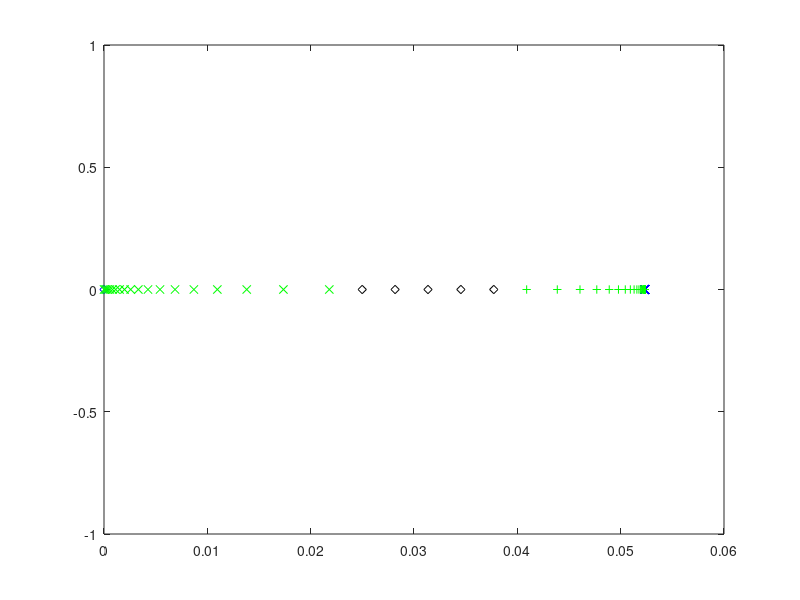
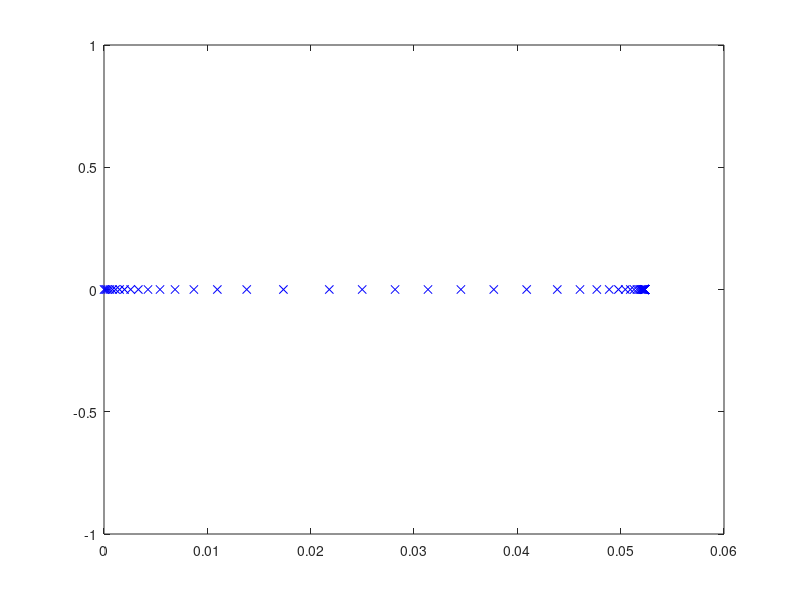

Write the MATLAB code that produced these figures, in order. (Note: this script raises an error after producing the figures.)
close all
clear
clc
 
% Dimensional fluid constants (tin as leaves cartridge) for NS
g_dim = 9.8; %m/s^2
save('g_dim.mat','g_dim') 
rho_dim = 1000; %kg/m^3
save('rho_dim.mat','rho_dim') 
nu_dim = 1E-6; %m^2/s
save('nu_dim.mat','nu_dim')
sigma_1e_dim = 72.86E-3;%Kg/s^2 (i.e. N/m)
save('sigma_1e_dim.mat','sigma_1e_dim')
R = .5E-3; %droplet radius

%equilibrium contact angle
theta_c_eq = 60  *pi/180;
save('theta_c_eq.mat','theta_c_eq')

% width of the interfacial phase in metres (recommended 
%value is 1E-9)
width_dim = 1E-9; 
save('width_dim.mat','width_dim')

%IFM coefficients for the free-surface
%Beta for liquid-gas interface (this
%could have a coefficient in front, but we take it to be one)
beta_g_dim = rho_dim*nu_dim/width_dim;
save('beta_g_dim.mat','beta_g_dim')
%Alpha coefficient for liquid-gas interface (this could also
%have a coefficient in front but we also take it to be one, 
%making it the inverse of the beta_g constant)
alpha_g_dim = width_dim/(rho_dim*nu_dim); 
save('alpha_g_dim.mat','alpha_g_dim')
%Surface density at which surface tension is zero 
%(this is taken as the volume density times the width of the 
%surface phase)
rhos_0_dim = rho_dim*width_dim; 
save('rhos_0_dim.mat','rhos_0_dim')
%Equilibrium surface density of liquid-gas 
%interface
rhos1_e_dim = 0.6*rhos_0_dim; 
save('rhos1_e_dim.mat','rhos1_e_dim')
%Proportionality constant for the state equation for surface 
%tension as a function of density on the liquid-gas 
%interface
gamma_g_dim = sigma_1e_dim/(rhos_0_dim-rhos1_e_dim);
save('gamma_g_dim.mat','gamma_g_dim')
%relaxation time of surface 1 in seconds
tau_g_dim = rho_dim*nu_dim*7E-6;
save('tau_g_dim.mat','tau_g_dim')

%solid-gas surface tension
sigma_gs = 0;

%IFM coefficients for the liquid-solid interface
%Equilibrium surface tension for the liqud-solid interface
%(this is a function of other paremeter that we have already
%chosen)
sigma_2e_dim = -sigma_1e_dim*cos(theta_c_eq) + sigma_gs;
save('sigma_2e_dim.mat','sigma_2e_dim')
%constant in front of the state equation for the liquid-solid
%surface
gamma_s_dim = gamma_g_dim;
save('gamma_s_dim.mat','gamma_s_dim')
%equilibrium surface density for liquid-solid surface
%(chosen so as to have a 30 degree static contact angle)
rhos2_e_dim = rhos_0_dim - sigma_2e_dim/gamma_s_dim; 
save('rhos2_e_dim.mat','rhos2_e_dim')
%Beta navier slip
beta_ns_dim = rho_dim*nu_dim/width_dim;   
save('beta_ns_dim.mat','beta_ns_dim')
%alpha coefficient for the solid-liquid interface
alpha_s_dim = alpha_g_dim; 
save('alpha_s_dim.mat','alpha_s_dim')
%relaxation time for the liquid-solid interface
tau_s_dim = rho_dim*nu_dim*7E-6;
save('tau_s_dim.mat','tau_s_dim')

%Unit height 
L_dim = R;
save('L_dim.mat','L_dim') 

%Unit speed
U_dim = sigma_1e_dim/(rho_dim*nu_dim); %i.e. Ca = 1
% U_dim = 1; %m/s
save('U_dim.mat','U_dim')

%Unit time (capillary time based on unit length)
T_dim = L_dim/U_dim; 
save('T_dim.mat','T_dim')



%Unit of pressure 
P_dim = rho_dim*nu_dim*U_dim/L_dim;
save('P_dim.mat','P_dim')

%Dimensionless numbers for the bulk equations
Re = U_dim*L_dim/nu_dim; %Reynolds number
save('Re.mat','Re')
St = g_dim*L_dim^2/(nu_dim*U_dim); %Sto kes number
save('St.mat','St')
Ca = rho_dim*nu_dim*U_dim/sigma_1e_dim; %Capillary number
save('Ca.mat','Ca')

%Dimensionless numbers for the liquid-gas IFM
%dimensionless beta coefficient for the gas interface
Bg = beta_g_dim*U_dim*L_dim/sigma_1e_dim;
save('Bg.mat','Bg')
%dimensionless alpha coefficient for the gas interface
Eg = alpha_g_dim*sigma_1e_dim/(U_dim*L_dim);
save('Eg.mat','Eg')
%Dimensionless constant for the state equation on
%the liquid-gas interface
Cg = gamma_g_dim*rhos_0_dim/sigma_1e_dim;
save('Cg.mat','Cg')
%dimensionless equilibrium density
Dg = rhos1_e_dim/rhos_0_dim; 
save('Dg.mat','Dg')
%dimensionless surface density ratio
Fg = rhos_0_dim/(rho_dim*U_dim*tau_g_dim);
save('Fg.mat','Fg')
%Dimensionless relaxation time
Tg = tau_g_dim*U_dim/L_dim;
save('Tg.mat','Tg')

%Dimensionless numbers for liquid-gas IFM
%dimensionless beta coefficient for the gas interface
Be = beta_ns_dim*L_dim/(rho_dim*nu_dim*U_dim);
save('Be.mat','Be')
%dimensionless alpha coefficient for the solid-liquid 
%interface
Es = alpha_s_dim*sigma_1e_dim/(U_dim*L_dim);
save('Es.mat','Es')
%dimensionless coefficient of the state equation for the
%liquid-solid interface
Cs = gamma_s_dim*rhos_0_dim/sigma_1e_dim;
save('Cs.mat','Cs')
%dimensionless equilibrium density
Ds = rhos2_e_dim/rhos_0_dim; 
save('Ds.mat','Ds')
%dimensionless surface-density ratio for the liquid-solid
%interface
Fs = rhos_0_dim/(rho_dim*U_dim*tau_s_dim);
save('Fs.mat','Fs')
%Dimensionless relaxation time for solid-liquid interface
Ts = tau_s_dim*U_dim/L_dim;
save('Ts.mat','Ts')

%Contact line dimensionless numbers
So = sigma_gs/sigma_1e_dim;
save('So.mat','So')

%Data for initial configuration of the simulation 
theta_sec = 177   *pi/180; %radians 
save('theta_sec.mat','theta_sec')

theta_c_ini = pi;
save('theta_c_ini.mat','theta_c_ini')

%z-traslation for the centre of the sphere
trans_z = cos(pi-theta_sec);

%distance from origin to apex
h_0 = 1+trans_z;

%initial distance from origin to focus
f = sin(pi-theta_sec); %based on the shape of a parabola

%Required mesh resolution
l_min = min(1,5E-3/Ca)/(1000*Be);% .0005;% following J&Y IJFNMF 2012 

%spine feet parameters
%this part here sets the number and spacing of the spines closer to the
%contact line. In this region, each odd-numbered spine has one more 
%element to its right than to its left
spine_factor_r = 1.15;% 1.07;%needs to be slightly bigger than 1     1.05;%
save('spine_factor_r.mat','spine_factor_r')
n_spines_r = 25;% 5;% must be an odd number         
save('n_spines_r.mat','n_spines_r')

%This part defines the number of spines and their separation for the
%following section of the domain. Spines can be more separated here as we 
%do not need such a high resultion furhter away from the contact line
spine_factor_m = 1.35;%              2;%        
save('spine_factor_m.mat','spine_factor_m')
n_spines_m = 41;% 7;% 5;% must be an odd number        
save('n_spines_m.mat','n_spines_m') 

%The following part sets the number and spacing of the spines near the
%inflow boundary. An intermediate section between this one and the last one
%constructed is then created using uniform spacing
l_min_l = 1E-4;% 1E-3;%                .01;%
spine_factor_l = 1.25;% 1.11;% this needs to be slightly bigger than 1, James' value = 1.07
save('spine_factor_l.mat','spine_factor_l')
n_spines_l = 19;% 7;% must be an odd number        
save('n_spines_l.mat','n_spines_l')


tol_spine_ang = 1E-12; %this is just a numerical parameter to define 
%convergence of the spine lentgh's initial guess

switch_spine_num = 72;% 16;%
param_tol = 1E-6; %tolerance for the parameter controlling the displaced
%volume
n_simpson = 1000;
%%
spine_feet = zeros(1,n_spines_r+n_spines_m-1);
spine_feet(1) = f;
spine_feet(2) = f-l_min;
for ii = 3:n_spines_r
    spine_feet(ii) = spine_feet(ii-1) ...
                     - spine_factor_r*(spine_feet(ii-2) ...
                                       - spine_feet(ii-1));
end
figure
plot(spine_feet(1:n_spines_r),zeros(1,n_spines_r),'xb')
hold on
for ii = n_spines_r+1:n_spines_r+n_spines_m-1
    spine_feet(ii) = spine_feet(ii-1) ...
                     - spine_factor_m*(spine_feet(ii-2) ...
                                       - spine_feet(ii-1));
end
plot(spine_feet(n_spines_r+1:n_spines_r+n_spines_m-1),zeros(1,n_spines_m-1),'+g')
plot(0,0,'db')
pause
%constructing the spine feet on the left end
spines_feet_left_end = zeros(1,n_spines_l);
spines_feet_left_end(end) = 0;
spines_feet_left_end(end-1) = 0 + l_min_l;
for ii = 2:n_spines_l-1
    spines_feet_left_end(end-ii) = spines_feet_left_end(end-ii+1) ...
                                   + spine_factor_l ...
                                     *(spines_feet_left_end(end-ii+1) ...
                                       - spines_feet_left_end(end-ii+2));
end
plot(spines_feet_left_end,zeros(1,n_spines_l),'xg')
pause
left_width = spines_feet_left_end(1)-spines_feet_left_end(2);
right_width = spine_feet(end-1)-spine_feet(end);
av_width = (left_width+right_width)/2;
n_inter = ceil((spine_feet(end)-spines_feet_left_end(1))/av_width);
if mod(n_inter,2) ~= 0
    n_inter = n_inter+1;
end
width = (spine_feet(end)-spines_feet_left_end(1))/n_inter;
spine_feet = [spine_feet,zeros(1,n_inter-1)];
for ii = 0:n_inter-2
    spine_feet(end-ii) = spines_feet_left_end(1)+(ii+1)*width;
end
plot(spine_feet(end-n_inter+2:end),zeros(1,n_inter-1),'dk')
pause
%Joining everything
spine_feet = [spine_feet,spines_feet_left_end];
n_spines = length(spine_feet);
save('n_spines.mat','n_spines')
close all
figure
plot(spine_feet,zeros(size(spine_feet)),'xb');

save('spine_feet.mat','spine_feet')
spine_feet_locator = spine_feet/f;
save('spine_feet_locator.mat','spine_feet_locator')

%Chi value for each spine
%This is the coordinate of the bipolar system that corresponds to the
%circle that passes through each spine feet
chi_spines = zeros(1,n_spines);
chi_spines(1) = Inf;
chi_spines(end) = 0;
for ii = 2:n_spines-1
    fun = @(chi) foot_of_chi(chi,f)-spine_feet(ii);
    chi_spines(ii) = fzero(fun,5);
end

%The radius of each spine (from the third spine on) is determined by its
%chi coordinate
R_spines = zeros(1,n_spines);
%we force the second spine to have its centre at the contact line. This is
%so that we can enforce the condition lim_{r\to 0} \partial_{\theta}p = 0,
%by equating the pressure values on the two points of this spine as done in
%S&S CMAME 2011
R_spines(2) = abs(spine_feet(1)-spine_feet(2));
R_spines(3) = abs(spine_feet(1)-spine_feet(3));
R_spines(end) = inf;
for ii = 4:n_spines-1
    R_spines(ii) = f/sinh(chi_spines(ii));
end
save('R_spines.mat','R_spines')


param_l = .1;
param_u = 5;
while param_u-param_l > param_tol
    b_l = [-(cos(theta_sec)+sqrt(1-((1+param_l)*sin(theta_sec))^2)) ...
          /((param_l*sin(theta_sec))^2); ...
         (1+1/param_l)/sqrt(1-((1+param_l)*sin(theta_sec))^2)];
    Mat_l = [1, param_l*sin(theta_sec); 2, 3*param_l*sin(theta_sec)];
    coeffs_l = Mat_l\b_l;
    f_l = -((pi-theta_sec)-sin(2*(pi-theta_sec))/2)/2;
    delta_simp = param_l*f/(n_simpson);
    for count = 1:n_simpson
        for kk = 0:3
            x_samp = f + (count-1)*delta_simp + kk*delta_simp/3;
            f_sampled = -cos(theta_sec)-sqrt(1-x_samp^2) ...
                        -coeffs_l(1)*(x_samp-f)^2 ...
                        -coeffs_l(2)*(x_samp-f)^3;
            f_l = f_l + delta_simp*(1+(kk==1)*2+(kk==2)*2)*f_sampled/8;
        end
    end
    b_u = [-(cos(theta_sec)+sqrt(1-((1+param_u)*sin(theta_sec))^2)) ...
          /((param_u*sin(theta_sec))^2); ...
         (1+1/param_u)/sqrt(1-((1+param_u)*sin(theta_sec))^2)];
    Mat_u = [1, param_u*sin(theta_sec); 2, 3*param_u*sin(theta_sec)];
    coeffs_u = Mat_u\b_u;
    f_u = -((pi-theta_sec)-sin(2*(pi-theta_sec))/2)/2;
    delta_simp = param_u*f/(n_simpson);
    for count = 1:n_simpson
        for kk = 0:3
            x_samp = f + (count-1)*delta_simp + kk*delta_simp/3;
            f_sampled = -cos(theta_sec)-sqrt(1-x_samp^2) ...
                        -coeffs_u(1)*(x_samp-f)^2 ...
                        -coeffs_u(2)*(x_samp-f)^3;
            f_u = f_u + delta_simp*(1+(kk==1)*2+(kk==2)*2)*f_sampled/8;
        end
    end
    if f_l*f_u > 0
         disp('warning: wrong initialisation of bisection method for param') 
         pause
    end
    param_m = (param_u+param_l)/2;
    b_m = [-(cos(theta_sec)+sqrt(1-((1+param_m)*sin(theta_sec))^2)) ...
          /((param_m*sin(theta_sec))^2); ...
         (1+1/param_m)/sqrt(1-((1+param_m)*sin(theta_sec))^2)];
    Mat_m = [1, param_m*sin(theta_sec); 2, 3*param_m*sin(theta_sec)];
    coeffs_m = Mat_m\b_m;
    f_m = -((pi-theta_sec)-sin(2*(pi-theta_sec))/2)/2;
    delta_simp = param_m*f/(n_simpson);
    for count = 1:n_simpson
        for kk = 0:3
            x_samp = f + (count-1)*delta_simp + kk*delta_simp/3;
            f_sampled = -cos(theta_sec)-sqrt(1-x_samp^2) ...
                        -coeffs_m(1)*(x_samp-f)^2 ...
                        -coeffs_m(2)*(x_samp-f)^3;
            f_m = f_m + delta_simp*(1+(kk==1)*2+(kk==2)*2)*f_sampled/8;
        end
    end
    if f_m*f_l > 0
        param_l = param_m;
        f_l = f_m;
    elseif f_m*f_u > 0
        param_u = param_m;
        f_u = f_m;
    else
        f_l = f_m;
        f_u = f_m;
        param_l = param_m;
        param_u = param_m;
    end
end


 
%spine length vector intial form
spine_lengths_ini = zeros(n_spines,1);
spine_lengths_ini(1) = f; %this spine is always zero, so we just store f here
spine_lengths_ini(end) = h_0;
%Here we determine the length of each spine (so as to match the initial
%guess for our surface profile)
for ii = 2:n_spines-1
    %We use the bisection method on the angle that each spine defines
    %with a tolerance pre-defined above to assess whet
    if ii > switch_spine_num
        theta_l = 0;
        x_l = spine_feet(ii) + (1-cos(theta_l))*R_spines(ii);
        y_l = sin(theta_l)*R_spines(ii);
        theta_u = 1.01*theta_sec;
        %function f is positive outside the curve that defines the initial
        %surface profile (a circle) and negative inside it 
        f_l = x_l^2+(y_l-cos(pi-theta_sec))^2-1;
        x_u = spine_feet(ii) + (1-cos(theta_u))*R_spines(ii);
        y_u = sin(theta_u)*R_spines(ii);
        f_u = x_u^2+(y_u-cos(pi-theta_sec))^2-1;
        if f_l*f_u > 0
             disp('warning: wrong initialisation of bisection method') 
             pause
        end
        while theta_u-theta_l > tol_spine_ang
            theta_m = (theta_l + theta_u)/2;
            x_m = spine_feet(ii) + (1-cos(theta_m))*R_spines(ii);
            y_m = sin(theta_m)*R_spines(ii);
            f_m = x_m^2+(y_m-cos(pi-theta_sec))^2-1;
            if f_l*f_m > 0
                theta_l = theta_m;
                f_l = f_m;
            elseif f_l*f_m < 0
                theta_u = theta_m;
                f_u = f_m;
            else
                f_l = f_m;
                f_u = f_m;
                theta_l = theta_m;
                theta_u = theta_m;
            end
        end
    else
        theta_l = pi/2;
        x_l = spine_feet(ii) + (1-cos(theta_l))*R_spines(ii);
        y_l = sin(theta_l)*R_spines(ii);
        theta_u = 1.01*pi;
        %function f is positive outside the curve that defines the initial
        %surface profile (a circle) and negative inside it 
        f_l = coeffs_m(1)*(x_l-f)^2+coeffs_m(2)*(x_l-f)^3-y_l;
        x_u = spine_feet(ii) + (1-cos(theta_u))*R_spines(ii);
        y_u = sin(theta_u)*R_spines(ii);
        f_u = coeffs_m(1)*(x_u-f)^2+coeffs_m(2)*(x_u-f)^3-y_u;
        if f_l*f_u > 0
             disp('warning: wrong initialisation of bisection method') 
             pause
        end
        while theta_u-theta_l > tol_spine_ang
            theta_m = (theta_l + theta_u)/2;
            x_m = spine_feet(ii) + (1-cos(theta_m))*R_spines(ii);
            y_m = sin(theta_m)*R_spines(ii);
            f_m = coeffs_m(1)*(x_m-f)^2+coeffs_m(2)*(x_m-f)^3-y_m;
            if f_l*f_m > 0
                theta_l = theta_m;
                f_l = f_m;
            elseif f_l*f_m < 0
                theta_u = theta_m;
                f_u = f_m;
            else
                f_l = f_m;
                f_u = f_m;
                theta_l = theta_m;
                theta_u = theta_m;
            end
        end
    end
    spine_lengths_ini(ii) = theta_m*R_spines(ii);
end 
save('spine_lengths_ini.mat','spine_lengths_ini')

%total number of global nodes 
n_spines_incr = n_spines_r+n_spines_m-1;
save('n_spines_incr.mat','n_spines_incr')
n_const = n_spines-n_spines_incr;
%Sum of a arithmetic progression as spine ii has ii nodes
n_v = (n_spines_incr+1)*(n_spines_incr)/2 + n_spines_incr*n_const;
%(n_spines+1)*(n_spines)/2; 
save('n_v.mat','n_v')


%nodes (i.e. matrix containing the (r,z) coordinates of all nodes where 
%each column is a node and they are listed in order)
Nodes_rz = zeros(n_v,2);
kk = 1;
Nodes_rz(1,:) = [f ,0];
alpha_s = zeros(n_v,1); %This vector contains the data on how far along its
%spine the node is
alpha_s(1) = 0;
for ii = 2:n_spines_incr% n_spines-1
    kk = kk+1;
    Nodes_rz(kk,1) = spine_feet(ii);
    Nodes_rz(kk,2) = 0;
    for jj = 2:ii
        kk = kk+1;
        alpha_s(kk) = (jj-1)/(ii-1);
        %angle in the constant chi circle for each node 
        %(arc length over radius)
        theta = alpha_s(kk)*spine_lengths_ini(ii)/R_spines(ii); 
        %x of the node is the foot of the spine plus the circle's radius 
        %minus the radius cos(theta)
        Nodes_rz(kk,1) = spine_feet(ii) + R_spines(ii)*(1-cos(theta));
        Nodes_rz(kk,2) = R_spines(ii)*sin(theta);
    end
end
for ii = n_spines_incr+1:n_spines-1
    kk = kk+1;
    Nodes_rz(kk,1) = spine_feet(ii);
    Nodes_rz(kk,2) = 0;
    for jj = 2:n_spines_incr
        kk = kk+1;
        alpha_s(kk) = (jj-1)/(n_spines_incr-1);
        %angle in the constant chi circle for each node 
        %(arc length over radius)
        theta = alpha_s(kk)*spine_lengths_ini(ii)/R_spines(ii); 
        %x of the node is the foot of the spine plus the circle's radius 
        %minus the radius cos(theta)
        Nodes_rz(kk,1) = spine_feet(ii) + R_spines(ii)*(1-cos(theta));
        Nodes_rz(kk,2) = R_spines(ii)*sin(theta);
    end
end
for ii = n_v-n_spines_incr+1:n_v
    alpha_s(ii) = (ii-(n_v-n_spines_incr +1))/(n_spines_incr-1);
end
save('alpha_s.mat','alpha_s')
Nodes_rz(end-n_spines_incr+1:end,1) = zeros(1,n_spines_incr);
Nodes_rz(end-n_spines_incr+1:end,2) = 0:h_0/(n_spines_incr-1):h_0;
save('Nodes_rz.mat','Nodes_rz')
 


n_v 
pause
close all
%Nodes
figure
plot(Nodes_rz(:,1),Nodes_rz(:,2),'x')
axis equal

%Spine feet and tip node numbers
spine_feet_nodes = zeros(1,n_spines);
spine_tip_nodes = zeros(1,n_spines);
for ii = 1:n_spines_incr
    spine_feet_nodes(ii) = 1+(1+ii-1)*(ii-1)/2;
    spine_tip_nodes(ii) = (ii+1)*(ii)/2;
end
n_nodes_incr = (1+n_spines_incr)*(n_spines_incr)/2;
for ii = n_spines_incr+1:n_spines
    spine_feet_nodes(ii) = 1 + n_nodes_incr ...
                             + (ii-n_spines_incr-1)*n_spines_incr;
    spine_tip_nodes(ii) = n_nodes_incr+(ii-n_spines_incr)*n_spines_incr;
end
save('spine_feet_nodes.mat','spine_feet_nodes')
save('spine_tip_nodes.mat','spine_tip_nodes')


hold on
x_patch = f:param_m*f/1000000:(1+param_m)*f;
plot(x_patch,coeffs_m(1)*(x_patch-f).^2+coeffs_m(2)*(x_patch-f).^3,'LineWidth',2 )
grid on
theta_s = pi/2-theta_sec:pi/10000000:pi/2;
xs = cos(theta_s);
zs = sin(theta_s);
plot(xs,zs-cos(theta_sec),'LineWidth',2)
plot(x_patch(1,end),coeffs_m(1)*(x_patch(1,end)-f).^2+coeffs_m(2)*(x_patch(1,end)-f).^3,'^','MarkerSize',10 )

x_patch1 = (1+param_m)*f:param_m*f/1000000:2*(1+param_m)*f;
plot(x_patch1,coeffs_m(1)*(x_patch1-f).^2+coeffs_m(2)*(x_patch1-f).^3,'LineWidth',2 )
